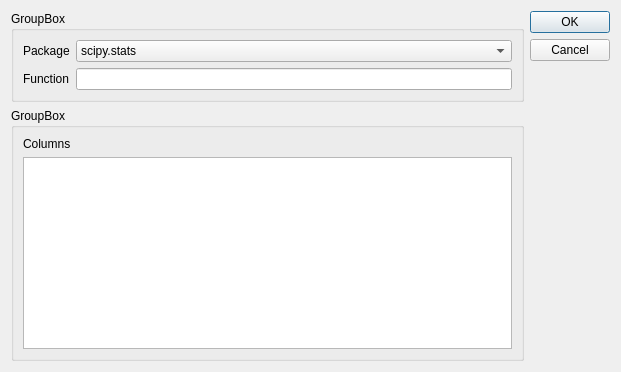
<?xml version="1.0" encoding="UTF-8"?>
<ui version="4.0">
 <class>Dialog</class>
 <widget class="QDialog" name="Dialog">
  <property name="geometry">
   <rect>
    <x>0</x>
    <y>0</y>
    <width>621</width>
    <height>372</height>
   </rect>
  </property>
  <property name="windowTitle">
   <string>Select Function</string>
  </property>
  <layout class="QGridLayout" name="gridLayout">
   <item row="0" column="1">
    <widget class="QDialogButtonBox" name="buttonBox">
     <property name="sizePolicy">
      <sizepolicy hsizetype="Fixed" vsizetype="Expanding">
       <horstretch>0</horstretch>
       <verstretch>0</verstretch>
      </sizepolicy>
     </property>
     <property name="orientation">
      <enum>Qt::Vertical</enum>
     </property>
     <property name="standardButtons">
      <set>QDialogButtonBox::Cancel|QDialogButtonBox::Ok</set>
     </property>
    </widget>
   </item>
   <item row="0" column="0" alignment="Qt::AlignVCenter">
    <widget class="QGroupBox" name="groupBox">
     <property name="sizePolicy">
      <sizepolicy hsizetype="Minimum" vsizetype="Maximum">
       <horstretch>0</horstretch>
       <verstretch>0</verstretch>
      </sizepolicy>
     </property>
     <property name="title">
      <string>GroupBox</string>
     </property>
     <layout class="QFormLayout" name="formLayout">
      <item row="0" column="0">
       <widget class="QLabel" name="label_2">
        <property name="text">
         <string>Package</string>
        </property>
       </widget>
      </item>
      <item row="0" column="1">
       <widget class="QComboBox" name="comboBox">
        <item>
         <property name="text">
          <string>scipy.stats</string>
         </property>
        </item>
        <item>
         <property name="text">
          <string>statsmodels</string>
         </property>
        </item>
       </widget>
      </item>
      <item row="1" column="0">
       <widget class="QLabel" name="label">
        <property name="text">
         <string>Function</string>
        </property>
       </widget>
      </item>
      <item row="1" column="1">
       <widget class="QLineEdit" name="lineEdit"/>
      </item>
     </layout>
    </widget>
   </item>
   <item row="1" column="0">
    <widget class="QGroupBox" name="groupBox_2">
     <property name="sizePolicy">
      <sizepolicy hsizetype="Minimum" vsizetype="Expanding">
       <horstretch>0</horstretch>
       <verstretch>0</verstretch>
      </sizepolicy>
     </property>
     <property name="title">
      <string>GroupBox</string>
     </property>
     <layout class="QGridLayout" name="gridLayout_2">
      <item row="0" column="0">
       <widget class="QLabel" name="label_3">
        <property name="text">
         <string>Columns</string>
        </property>
       </widget>
      </item>
      <item row="2" column="0">
       <widget class="QListWidget" name="listWidget">
        <property name="sizePolicy">
         <sizepolicy hsizetype="Expanding" vsizetype="Expanding">
          <horstretch>0</horstretch>
          <verstretch>2</verstretch>
         </sizepolicy>
        </property>
        <property name="sizeIncrement">
         <size>
          <width>0</width>
          <height>0</height>
         </size>
        </property>
       </widget>
      </item>
     </layout>
    </widget>
   </item>
  </layout>
 </widget>
 <resources/>
 <connections>
  <connection>
   <sender>buttonBox</sender>
   <signal>accepted()</signal>
   <receiver>Dialog</receiver>
   <slot>accept()</slot>
   <hints>
    <hint type="sourcelabel">
     <x>248</x>
     <y>254</y>
    </hint>
    <hint type="destinationlabel">
     <x>157</x>
     <y>274</y>
    </hint>
   </hints>
  </connection>
  <connection>
   <sender>buttonBox</sender>
   <signal>rejected()</signal>
   <receiver>Dialog</receiver>
   <slot>reject()</slot>
   <hints>
    <hint type="sourcelabel">
     <x>316</x>
     <y>260</y>
    </hint>
    <hint type="destinationlabel">
     <x>286</x>
     <y>274</y>
    </hint>
   </hints>
  </connection>
 </connections>
</ui>
